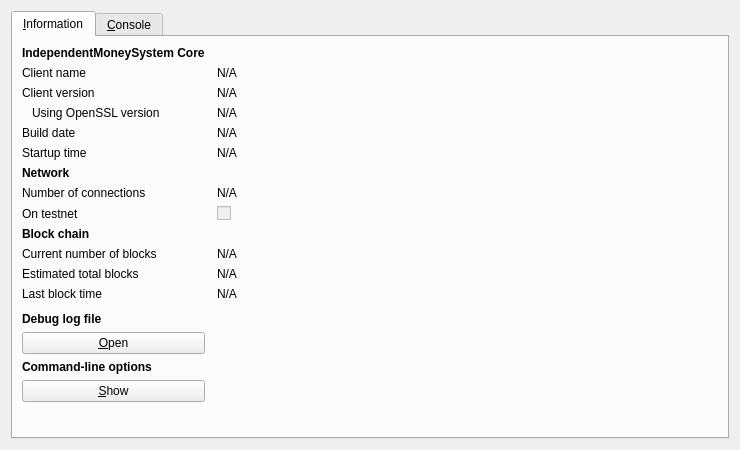
<?xml version="1.0" encoding="UTF-8"?>
<ui version="4.0">
 <class>RPCConsole</class>
 <widget class="QDialog" name="RPCConsole">
  <property name="geometry">
   <rect>
    <x>0</x>
    <y>0</y>
    <width>740</width>
    <height>450</height>
   </rect>
  </property>
  <property name="windowTitle">
   <string>IndependentMoneySystem - Debug window</string>
  </property>
  <layout class="QVBoxLayout" name="verticalLayout_2">
   <item>
    <widget class="QTabWidget" name="tabWidget">
     <property name="currentIndex">
      <number>0</number>
     </property>
     <widget class="QWidget" name="tab_info">
      <attribute name="title">
       <string>&amp;Information</string>
      </attribute>
      <layout class="QGridLayout" name="gridLayout" columnstretch="0,1">
       <property name="horizontalSpacing">
        <number>12</number>
       </property>
       <item row="0" column="0">
        <widget class="QLabel" name="label_9">
         <property name="font">
          <font>
           <weight>75</weight>
           <bold>true</bold>
          </font>
         </property>
         <property name="text">
          <string>IndependentMoneySystem Core</string>
         </property>
        </widget>
       </item>
       <item row="1" column="0">
        <widget class="QLabel" name="label_5">
         <property name="text">
          <string>Client name</string>
         </property>
        </widget>
       </item>
       <item row="1" column="1">
        <widget class="QLabel" name="clientName">
         <property name="cursor">
          <cursorShape>IBeamCursor</cursorShape>
         </property>
         <property name="text">
          <string>N/A</string>
         </property>
         <property name="textFormat">
          <enum>Qt::PlainText</enum>
         </property>
         <property name="textInteractionFlags">
          <set>Qt::LinksAccessibleByMouse|Qt::TextSelectableByKeyboard|Qt::TextSelectableByMouse</set>
         </property>
        </widget>
       </item>
       <item row="2" column="0">
        <widget class="QLabel" name="label_6">
         <property name="text">
          <string>Client version</string>
         </property>
        </widget>
       </item>
       <item row="2" column="1">
        <widget class="QLabel" name="clientVersion">
         <property name="cursor">
          <cursorShape>IBeamCursor</cursorShape>
         </property>
         <property name="text">
          <string>N/A</string>
         </property>
         <property name="textFormat">
          <enum>Qt::PlainText</enum>
         </property>
         <property name="textInteractionFlags">
          <set>Qt::LinksAccessibleByMouse|Qt::TextSelectableByKeyboard|Qt::TextSelectableByMouse</set>
         </property>
        </widget>
       </item>
       <item row="3" column="0">
        <widget class="QLabel" name="label_14">
         <property name="text">
          <string>Using OpenSSL version</string>
         </property>
         <property name="indent">
          <number>10</number>
         </property>
        </widget>
       </item>
       <item row="3" column="1">
        <widget class="QLabel" name="openSSLVersion">
         <property name="cursor">
          <cursorShape>IBeamCursor</cursorShape>
         </property>
         <property name="text">
          <string>N/A</string>
         </property>
         <property name="textFormat">
          <enum>Qt::PlainText</enum>
         </property>
         <property name="textInteractionFlags">
          <set>Qt::LinksAccessibleByMouse|Qt::TextSelectableByKeyboard|Qt::TextSelectableByMouse</set>
         </property>
        </widget>
       </item>
       <item row="4" column="0">
        <widget class="QLabel" name="label_12">
         <property name="text">
          <string>Build date</string>
         </property>
        </widget>
       </item>
       <item row="4" column="1">
        <widget class="QLabel" name="buildDate">
         <property name="cursor">
          <cursorShape>IBeamCursor</cursorShape>
         </property>
         <property name="text">
          <string>N/A</string>
         </property>
         <property name="textFormat">
          <enum>Qt::PlainText</enum>
         </property>
         <property name="textInteractionFlags">
          <set>Qt::LinksAccessibleByMouse|Qt::TextSelectableByKeyboard|Qt::TextSelectableByMouse</set>
         </property>
        </widget>
       </item>
       <item row="5" column="0">
        <widget class="QLabel" name="label_13">
         <property name="text">
          <string>Startup time</string>
         </property>
        </widget>
       </item>
       <item row="5" column="1">
        <widget class="QLabel" name="startupTime">
         <property name="cursor">
          <cursorShape>IBeamCursor</cursorShape>
         </property>
         <property name="text">
          <string>N/A</string>
         </property>
         <property name="textFormat">
          <enum>Qt::PlainText</enum>
         </property>
         <property name="textInteractionFlags">
          <set>Qt::LinksAccessibleByMouse|Qt::TextSelectableByKeyboard|Qt::TextSelectableByMouse</set>
         </property>
        </widget>
       </item>
       <item row="6" column="0">
        <widget class="QLabel" name="label_11">
         <property name="font">
          <font>
           <weight>75</weight>
           <bold>true</bold>
          </font>
         </property>
         <property name="text">
          <string>Network</string>
         </property>
        </widget>
       </item>
       <item row="7" column="0">
        <widget class="QLabel" name="label_7">
         <property name="text">
          <string>Number of connections</string>
         </property>
        </widget>
       </item>
       <item row="7" column="1">
        <widget class="QLabel" name="numberOfConnections">
         <property name="cursor">
          <cursorShape>IBeamCursor</cursorShape>
         </property>
         <property name="text">
          <string>N/A</string>
         </property>
         <property name="textFormat">
          <enum>Qt::PlainText</enum>
         </property>
         <property name="textInteractionFlags">
          <set>Qt::LinksAccessibleByMouse|Qt::TextSelectableByKeyboard|Qt::TextSelectableByMouse</set>
         </property>
        </widget>
       </item>
       <item row="8" column="0">
        <widget class="QLabel" name="label_8">
         <property name="text">
          <string>On testnet</string>
         </property>
        </widget>
       </item>
       <item row="8" column="1">
        <widget class="QCheckBox" name="isTestNet">
         <property name="enabled">
          <bool>false</bool>
         </property>
         <property name="text">
          <string/>
         </property>
        </widget>
       </item>
       <item row="9" column="0">
        <widget class="QLabel" name="label_10">
         <property name="font">
          <font>
           <weight>75</weight>
           <bold>true</bold>
          </font>
         </property>
         <property name="text">
          <string>Block chain</string>
         </property>
        </widget>
       </item>
       <item row="10" column="0">
        <widget class="QLabel" name="label_3">
         <property name="text">
          <string>Current number of blocks</string>
         </property>
        </widget>
       </item>
       <item row="10" column="1">
        <widget class="QLabel" name="numberOfBlocks">
         <property name="cursor">
          <cursorShape>IBeamCursor</cursorShape>
         </property>
         <property name="text">
          <string>N/A</string>
         </property>
         <property name="textFormat">
          <enum>Qt::PlainText</enum>
         </property>
         <property name="textInteractionFlags">
          <set>Qt::LinksAccessibleByMouse|Qt::TextSelectableByKeyboard|Qt::TextSelectableByMouse</set>
         </property>
        </widget>
       </item>
       <item row="11" column="0">
        <widget class="QLabel" name="label_4">
         <property name="text">
          <string>Estimated total blocks</string>
         </property>
        </widget>
       </item>
       <item row="11" column="1">
        <widget class="QLabel" name="totalBlocks">
         <property name="cursor">
          <cursorShape>IBeamCursor</cursorShape>
         </property>
         <property name="text">
          <string>N/A</string>
         </property>
         <property name="textFormat">
          <enum>Qt::PlainText</enum>
         </property>
         <property name="textInteractionFlags">
          <set>Qt::LinksAccessibleByMouse|Qt::TextSelectableByKeyboard|Qt::TextSelectableByMouse</set>
         </property>
        </widget>
       </item>
       <item row="12" column="0">
        <widget class="QLabel" name="label_2">
         <property name="text">
          <string>Last block time</string>
         </property>
        </widget>
       </item>
       <item row="12" column="1">
        <widget class="QLabel" name="lastBlockTime">
         <property name="cursor">
          <cursorShape>IBeamCursor</cursorShape>
         </property>
         <property name="text">
          <string>N/A</string>
         </property>
         <property name="textFormat">
          <enum>Qt::PlainText</enum>
         </property>
         <property name="textInteractionFlags">
          <set>Qt::LinksAccessibleByMouse|Qt::TextSelectableByKeyboard|Qt::TextSelectableByMouse</set>
         </property>
        </widget>
       </item>
       <item row="13" column="0">
        <spacer name="verticalSpacer_2">
         <property name="orientation">
          <enum>Qt::Vertical</enum>
         </property>
         <property name="sizeHint" stdset="0">
          <size>
           <width>20</width>
           <height>20</height>
          </size>
         </property>
        </spacer>
       </item>
       <item row="14" column="0">
        <widget class="QLabel" name="labelDebugLogfile">
         <property name="font">
          <font>
           <weight>75</weight>
           <bold>true</bold>
          </font>
         </property>
         <property name="text">
          <string>Debug log file</string>
         </property>
        </widget>
       </item>
       <item row="15" column="0">
        <widget class="QPushButton" name="openDebugLogfileButton">
         <property name="toolTip">
          <string>Open the IndependentMoneySystem debug log file from the current data directory. This can take a few seconds for large log files.</string>
         </property>
         <property name="text">
          <string>&amp;Open</string>
         </property>
         <property name="autoDefault">
          <bool>false</bool>
         </property>
        </widget>
       </item>
       <item row="16" column="0">
        <widget class="QLabel" name="labelCLOptions">
         <property name="font">
          <font>
           <weight>75</weight>
           <bold>true</bold>
          </font>
         </property>
         <property name="text">
          <string>Command-line options</string>
         </property>
        </widget>
       </item>
       <item row="17" column="0">
        <widget class="QPushButton" name="showCLOptionsButton">
         <property name="toolTip">
          <string>Show the IndependentMoneySystem-Qt help message to get a list with possible IndependentMoneySystem command-line options.</string>
         </property>
         <property name="text">
          <string>&amp;Show</string>
         </property>
         <property name="autoDefault">
          <bool>false</bool>
         </property>
        </widget>
       </item>
       <item row="18" column="0">
        <spacer name="verticalSpacer">
         <property name="orientation">
          <enum>Qt::Vertical</enum>
         </property>
         <property name="sizeHint" stdset="0">
          <size>
           <width>20</width>
           <height>40</height>
          </size>
         </property>
        </spacer>
       </item>
      </layout>
     </widget>
     <widget class="QWidget" name="tab_console">
      <attribute name="title">
       <string>&amp;Console</string>
      </attribute>
      <layout class="QVBoxLayout" name="verticalLayout_3">
       <property name="spacing">
        <number>3</number>
       </property>
       <item>
        <widget class="QTextEdit" name="messagesWidget">
         <property name="minimumSize">
          <size>
           <width>0</width>
           <height>100</height>
          </size>
         </property>
         <property name="readOnly">
          <bool>true</bool>
         </property>
         <property name="tabKeyNavigation" stdset="0">
          <bool>false</bool>
         </property>
         <property name="columnCount" stdset="0">
          <number>2</number>
         </property>
        </widget>
       </item>
       <item>
        <layout class="QHBoxLayout" name="horizontalLayout">
         <property name="spacing">
          <number>3</number>
         </property>
         <item>
          <widget class="QLabel" name="label">
           <property name="text">
            <string notr="true">&gt;</string>
           </property>
          </widget>
         </item>
         <item>
          <widget class="QLineEdit" name="lineEdit"/>
         </item>
         <item>
          <widget class="QPushButton" name="clearButton">
           <property name="maximumSize">
            <size>
             <width>24</width>
             <height>24</height>
            </size>
           </property>
           <property name="toolTip">
            <string>Clear console</string>
           </property>
           <property name="text">
            <string/>
           </property>
           <property name="icon">
            <iconset resource="../bitcoin.qrc">
             <normaloff>:/icons/remove</normaloff>:/icons/remove</iconset>
           </property>
           <property name="shortcut">
            <string notr="true">Ctrl+L</string>
           </property>
           <property name="autoDefault">
            <bool>false</bool>
           </property>
          </widget>
         </item>
        </layout>
       </item>
      </layout>
     </widget>
    </widget>
   </item>
  </layout>
 </widget>
 <resources>
  <include location="../bitcoin.qrc"/>
 </resources>
 <connections/>
</ui>
